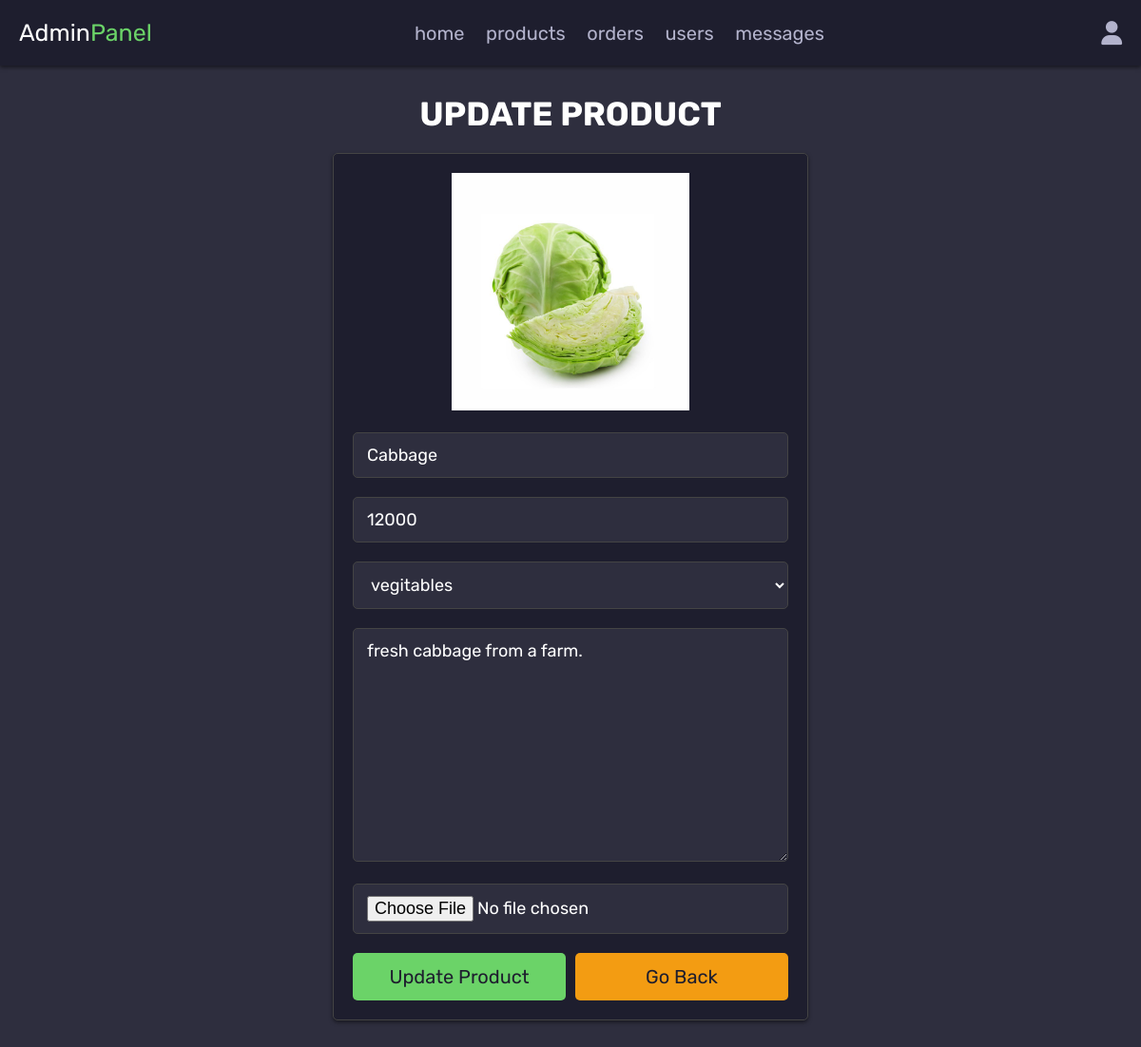
/admin_update_product.php?update=24 (signed in), run on the app's committed database.
### tables this page shows
CREATE TABLE `products` (
  `id` int(100) NOT NULL,
  `name` varchar(100) NOT NULL,
  `category` varchar(20) NOT NULL,
  `details` varchar(500) NOT NULL,
  `price` int(100) NOT NULL,
  `image` varchar(100) NOT NULL
);

### admin_update_product.php (the view, shortened to what this page needs)
<?php
@include 'config.php';
?>
<!DOCTYPE html>
<html lang="en">
<head>
   <link rel="stylesheet" href="https://cdnjs.cloudflare.com/ajax/libs/font-awesome/6.1.1/css/all.min.css">
   <link rel="stylesheet" href="css/admin_style.css">
</head>
<body>
<?php include 'admin_header.php'; ?>
<section class="update-product">
   <h1 class="title">update product</h1>
   <?php
      $update_id = $_GET['update'];
      $select_products = $conn->prepare("SELECT * FROM `products` WHERE id = ?");
      $select_products->execute([$update_id]);
      if($select_products->rowCount() > 0){
         while($fetch_products = $select_products->fetch(PDO::FETCH_ASSOC)){
   ?>
   <form action="" method="post" enctype="multipart/form-data">
      <img src="uploaded_img/<?= $fetch_products['image']; ?>" alt="">
      <input type="text" name="name" placeholder="enter product name" required class="box" value="<?= $fetch_products['name']; ?>">
      <input type="number" name="price" min="0" placeholder="enter product price" required class="box" value="<?= $fetch_products['price']; ?>">
      <select name="category" class="box" required>
         <option selected><?= $fetch_products['category']; ?></option>
      </select>
      <textarea name="details" required placeholder="enter product details" class="box" cols="30" rows="10"><?= $fetch_products['details']; ?></textarea>
      <input type="file" name="image" class="box" accept="image/jpg, image/jpeg, image/png">
      <div class="flex-btn">
         <input type="submit" class="btn" value="update product" name="update_product">
         <a href="admin_products.php" class="option-btn">go back</a>
      </div>
   </form>
   <?php
         }
      }else{
         echo '<p class="empty">no products found!</p>';
      }
   ?>
</section>
</body>
</html>

### css/admin_style.css (style rules this page uses)
:root { --white: #1e1e2e; --light-bg: #2e2e3e; --light-color: #b3b3cc; --black: #ffffff; --green: #6bd368; --red: #ff6b6b; --border: 1px solid #444; --box-shadow: 0 2px 4px rgba(0, 0, 0, 0.5); }
.update-product form { max-width: 50rem; padding:2rem; margin:0 auto; text-align: center; border:var(--border); box-shadow: var(--box-shadow); background-color: var(--white); border-radius: .5rem; }
.update-product form img { height: 25rem; object-fit: cover; margin-bottom: 1rem; }
.update-product form .box { width: 100%; border:var(--border); background-color: var(--white); border-radius: .5rem; background-color: var(--light-bg); padding:1.2rem 1.4rem; font-size: 1.8rem; color:var(--black); margin:1rem 0; }

### css/components.css (style rules this page uses)
:root { --green:#27ae60; --orange:#f39c12; --red:#e74c3c; --black:#ffffff; --light-color:#2d2d2d; --white:#232323; --light-bg:#272727; --border:.2rem solid var(--black); --box-shadow:0 .5rem 1rem rgba(0,0,0,.1); }
* { font-family: 'Rubik', sans-serif; margin:0; padding:0; box-sizing: border-box; outline: none; border:none; text-decoration: none; color:var(--black); }
body { background-color: var(--light-bg); }
html { font-size: 62.5%; overflow-x: hidden; scroll-behavior: smooth; scroll-padding-top: 6.5rem; }
section { padding:3rem 2rem; max-width: 1200px; margin:0 auto; }
.btn, .delete-btn, .option-btn { display: block; width: 100%; margin-top: 1rem; border-radius: .5rem; color:var(--white); font-size: 2rem; padding:1.3rem 3rem; text-transform: capitalize; cursor: pointer; text-align: center; }
.btn { background-color: var(--green); }
.option-btn { background-color: var(--orange); }
.flex-btn { display: flex; flex-wrap: wrap; gap:1rem; }
.flex-btn > * { flex:1; }
.title { text-align: center; margin-bottom: 2rem; text-transform: uppercase; color:var(--black); font-size: 3.5rem; }

### data on the page
products: image (picture), name "Cabbage", price "12000", category "vegitables", details "fresh cabbage from a farm."
